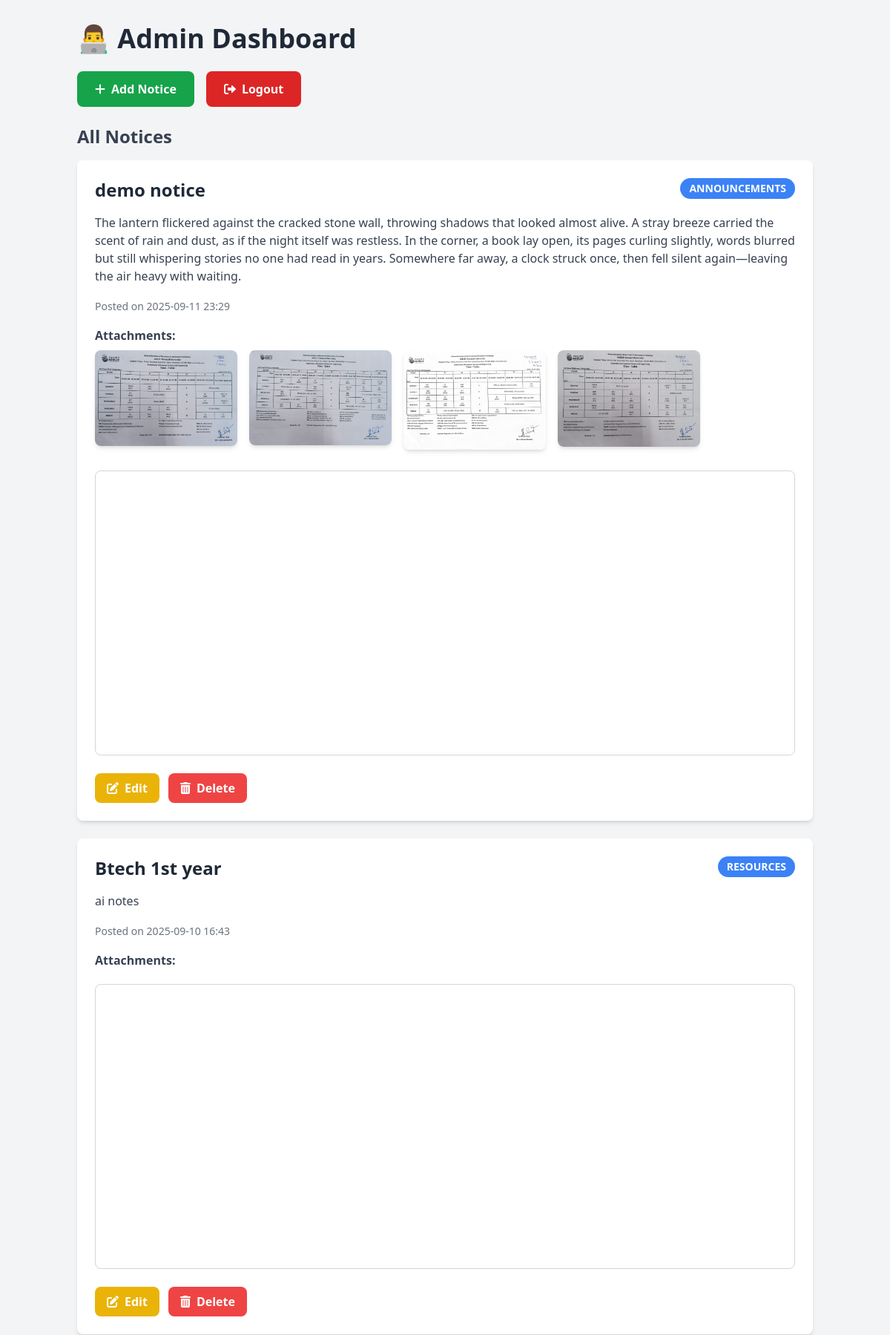
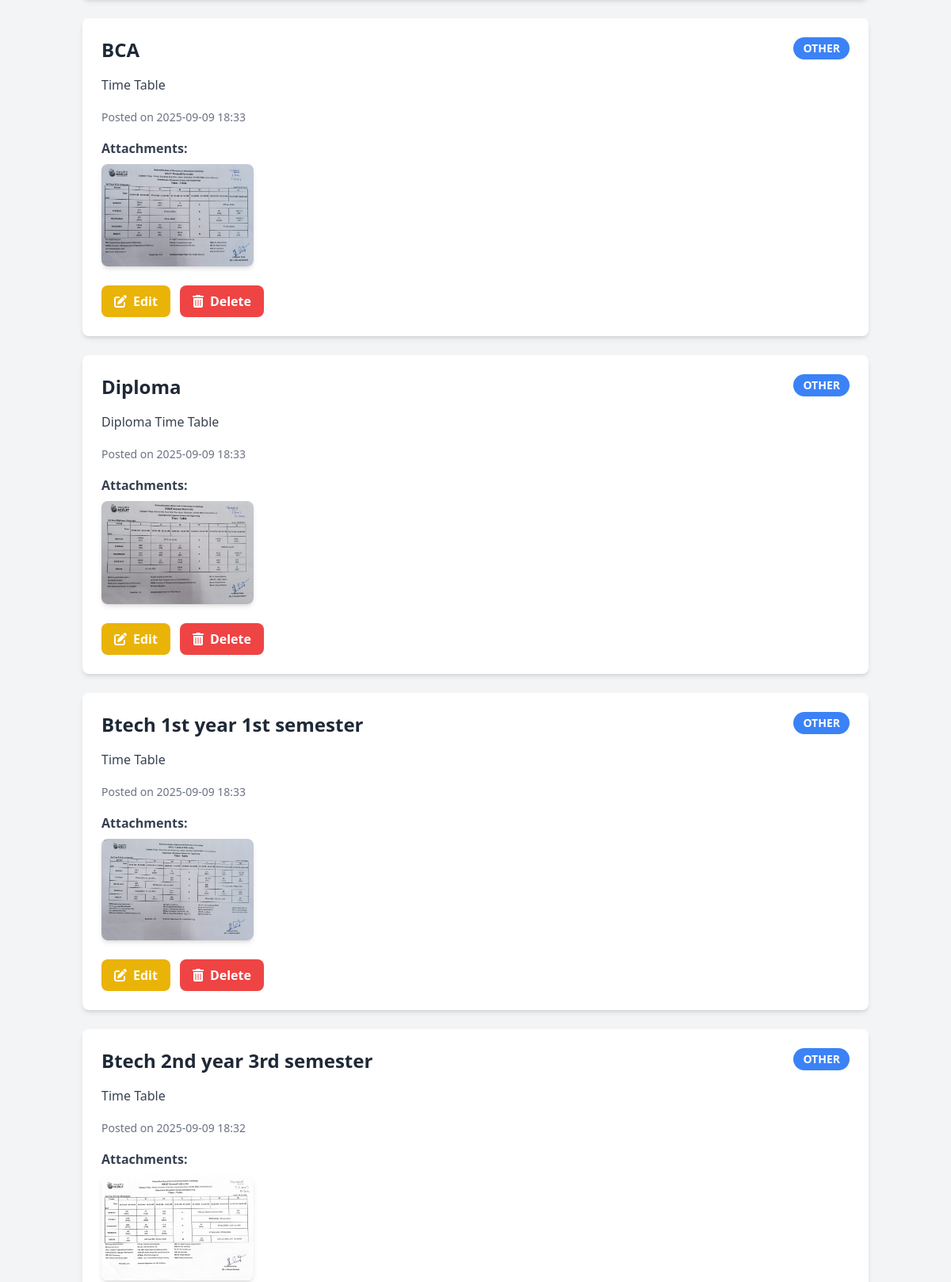
The page /dashboard (signed in, upper part) on the database its author committed (2 pictures, top to bottom).
### app.py (models this page shows)
class Notice(db.Model):
    id = db.Column(db.Integer, primary_key=True)
    title = db.Column(db.String(200), nullable=False)
    content = db.Column(db.Text, nullable=False)
    category = db.Column(db.String(50), nullable=True)  # New field for notice category
    timestamp = db.Column(db.DateTime, default=current_time_ist)
    files = db.Column(db.String(500))  # Comma-separated filenames

### app.py (the view)
@app.route("/dashboard")
def admin_dashboard():
    if "user_id" not in session:
        flash("Please log in to access the dashboard.", "warning")
        return redirect(url_for("login"))
    notices = Notice.query.order_by(Notice.timestamp.desc()).all()
    return render_template("dashboard.html", notices=notices)

### app.py (called while the page is built, shortened)
@app.before_request
def create_tables():
    db.create_all()
    if not User.query.filter_by(username="admin").first():
        hashed_pw = generate_password_hash("admin", method="pbkdf2:sha256")
        db.session.add(User(username="admin", password=hashed_pw))
        db.session.commit()

### templates/dashboard.html (shortened to what this page needs)
<!DOCTYPE html>
<html>
<head>
    <script src="https://cdn.tailwindcss.com"></script>
    <link rel="stylesheet" href="https://cdnjs.cloudflare.com/ajax/libs/font-awesome/6.0.0-beta3/css/all.min.css">
</head>
<body class="bg-gray-100 min-h-screen">
<div class="container mx-auto px-4 py-8">
    <h1 class="text-4xl font-bold mb-6 text-gray-800">👨‍💻 Admin Dashboard</h1>
    <div class="mb-6 flex space-x-4">
        <a href="{{ url_for('add_notice') }}" class="bg-green-600 hover:bg-green-700 text-white font-bold py-3 px-6 rounded-lg transition duration-300 flex items-center">
            <i class="fas fa-plus mr-2"></i>Add Notice
        </a>
        <a href="{{ url_for('logout') }}" class="bg-red-600 hover:bg-red-700 text-white font-bold py-3 px-6 rounded-lg transition duration-300 flex items-center">
            <i class="fas fa-sign-out-alt mr-2"></i>Logout
        </a>
    </div>
    <h2 class="text-2xl font-semibold mb-4 text-gray-700">All Notices</h2>
    {% for notice in notices %}
        <div class="bg-white rounded-lg shadow-md p-6 mb-6">
            <div class="flex justify-between items-start mb-4">
                <h3 class="text-2xl font-bold text-gray-800">{{ notice.title }}</h3>
                <span class="bg-blue-500 text-white px-3 py-1 rounded-full text-sm font-semibold">{{ notice.category.upper() if notice.category else 'UNCATEGORIZED' }}</span>
            </div>
            <p class="text-gray-700 mb-4">{{ notice.content }}</p>
            <small class="text-gray-500 text-sm">Posted on {{ notice.timestamp.strftime('%Y-%m-%d %H:%M') }}</small>
            {% if notice.files %}
                <div class="mt-4">
                    <strong class="block text-gray-700 mb-2">Attachments:</strong>
                    <div class="flex flex-wrap gap-4">
                        {% for file in notice.files.split(',') %}
                            {% set ext = file.rsplit('.', 1)[1].lower() %}
                            {% if ext in ['jpg', 'jpeg', 'png', 'gif'] %}
                                <a href="{{ url_for('uploaded_file', filename=file.strip()) }}" target="_blank" class="block">
                                    <img src="{{ url_for('uploaded_file', filename=file.strip()) }}"
                                         alt="attachment" class="w-48 h-auto rounded-lg shadow-md object-cover">
                                </a>
                            {% elif ext == 'pdf' %}
                                <div class="w-full mt-3">
                                    <iframe src="{{ url_for('uploaded_file', filename=file.strip()) }}"
                                            class="w-full h-96 border border-gray-300 rounded-lg">
                                    </iframe>
                                </div>
                            {% endif %}
                        {% endfor %}
                    </div>
                </div>
            {% endif %}
            <div class="mt-6 flex space-x-3">
                <a href="{{ url_for('edit_notice', id=notice.id) }}" class="bg-yellow-500 hover:bg-yellow-600 text-white font-bold py-2 px-4 rounded-lg transition duration-300 flex items-center">
                    <i class="fas fa-edit mr-2"></i>Edit
                </a>
                <form action="{{ url_for('delete_notice', id=notice.id) }}" method="POST" class="inline-block">
                    <button type="submit" class="bg-red-500 hover:bg-red-600 text-white font-bold py-2 px-4 rounded-lg transition duration-300 flex items-center" onclick="return confirm('Are you sure you want to delete this notice?');">
                        <i class="fas fa-trash-alt mr-2"></i>Delete
                    </button>
                </form>
            </div>
        </div>
    {% else %}
        <p class="text-gray-600 text-lg">No notices found.</p>
    {% endfor %}
</div>
</body>
</html>

### rows shown on the page
Notice: title "demo notice", category "ANNOUNCEMENTS", content "The lantern flickered against the cracked stone wall, throwing shadows that looked almost alive. A stray breeze carried the scent of rain and dust, as if the night itself was restless. In the corner, a book lay open, its pages curling slightly, words blurred but still whispering stories no one had read in years. Somewhere far away, a clock struck once, then fell silent again—leaving the air heavy with waiting.", timestamp "2025-09-11 23:29"
Notice: title "Btech 1st year", category "RESOURCES", content "ai notes", timestamp "2025-09-10 16:43"
Notice: title "BCA", category "OTHER", content "Time Table", timestamp "2025-09-09 18:33", files (picture)
Notice: title "Diploma", category "OTHER", content "Diploma Time Table", timestamp "2025-09-09 18:33", files (picture)
Notice: title "Btech 1st year 1st semester", category "OTHER", content "Time Table", timestamp "2025-09-09 18:33", files (picture)
Notice: title "Btech 2nd year 3rd semester", category "OTHER", content "Time Table", timestamp "2025-09-09 18:32", files (picture)
